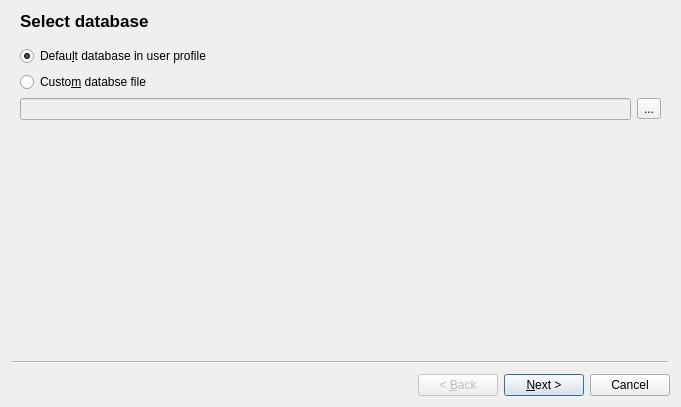
<?xml version="1.0" encoding="UTF-8"?>
<ui version="4.0">
 <class>FirstStartWizard</class>
 <widget class="QWizard" name="FirstStartWizard">
  <property name="geometry">
   <rect>
    <x>0</x>
    <y>0</y>
    <width>681</width>
    <height>407</height>
   </rect>
  </property>
  <property name="windowTitle">
   <string>Base configuration</string>
  </property>
  <property name="modal">
   <bool>true</bool>
  </property>
  <property name="wizardStyle">
   <enum>QWizard::ClassicStyle</enum>
  </property>
  <widget class="QWizardPage" name="pageDatabase">
   <property name="title">
    <string>Select database</string>
   </property>
   <layout class="QVBoxLayout" name="verticalLayout">
    <item>
     <widget class="QRadioButton" name="defaultDbPath">
      <property name="text">
       <string>Defau&amp;lt database in user profile</string>
      </property>
      <property name="checked">
       <bool>true</bool>
      </property>
     </widget>
    </item>
    <item>
     <widget class="QRadioButton" name="rbCustomDbPath">
      <property name="text">
       <string>Custo&amp;m databse file</string>
      </property>
     </widget>
    </item>
    <item>
     <widget class="QWidget" name="widget" native="true">
      <layout class="QHBoxLayout" name="horizontalLayout">
       <property name="leftMargin">
        <number>0</number>
       </property>
       <property name="topMargin">
        <number>0</number>
       </property>
       <property name="rightMargin">
        <number>0</number>
       </property>
       <property name="bottomMargin">
        <number>0</number>
       </property>
       <item>
        <widget class="QLineEdit" name="dbFile">
         <property name="enabled">
          <bool>false</bool>
         </property>
        </widget>
       </item>
       <item>
        <widget class="QToolButton" name="btnSelectFile">
         <property name="text">
          <string>...</string>
         </property>
        </widget>
       </item>
      </layout>
     </widget>
    </item>
   </layout>
  </widget>
  <widget class="QWizardPage" name="pageUser">
   <property name="title">
    <string>User settings</string>
   </property>
   <layout class="QVBoxLayout" name="verticalLayout_2">
    <item>
     <widget class="QRadioButton" name="defaultAdmin">
      <property name="text">
       <string>Default ad&amp;min (password admin)</string>
      </property>
      <property name="checked">
       <bool>true</bool>
      </property>
     </widget>
    </item>
    <item>
     <widget class="QRadioButton" name="rbCustomAdmin">
      <property name="text">
       <string>Custom admin &amp;user</string>
      </property>
     </widget>
    </item>
    <item>
     <widget class="QWidget" name="widget_2" native="true">
      <layout class="QFormLayout" name="formLayout">
       <item row="0" column="0">
        <widget class="QLabel" name="label">
         <property name="text">
          <string>Login</string>
         </property>
        </widget>
       </item>
       <item row="0" column="1">
        <widget class="QLineEdit" name="login"/>
       </item>
       <item row="3" column="1">
        <widget class="QLineEdit" name="password"/>
       </item>
       <item row="3" column="0">
        <widget class="QLabel" name="label_2">
         <property name="text">
          <string>Password</string>
         </property>
        </widget>
       </item>
       <item row="5" column="1">
        <widget class="QLineEdit" name="retPassword"/>
       </item>
       <item row="5" column="0">
        <widget class="QLabel" name="label_3">
         <property name="text">
          <string>Retype password</string>
         </property>
        </widget>
       </item>
      </layout>
     </widget>
    </item>
    <item>
     <widget class="QRadioButton" name="singleUser">
      <property name="text">
       <string>Sing&amp;le user mode</string>
      </property>
     </widget>
    </item>
    <item>
     <spacer name="verticalSpacer">
      <property name="orientation">
       <enum>Qt::Vertical</enum>
      </property>
      <property name="sizeHint" stdset="0">
       <size>
        <width>20</width>
        <height>40</height>
       </size>
      </property>
     </spacer>
    </item>
   </layout>
  </widget>
 </widget>
 <resources/>
 <connections/>
</ui>
